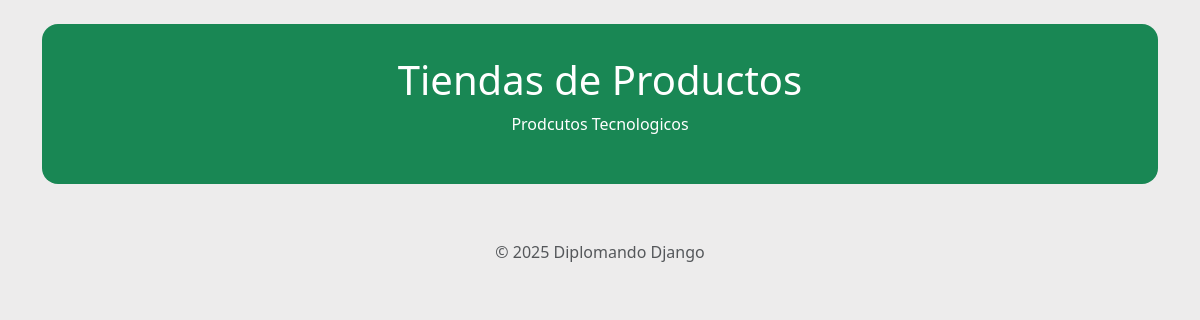
The app's page /, older data.
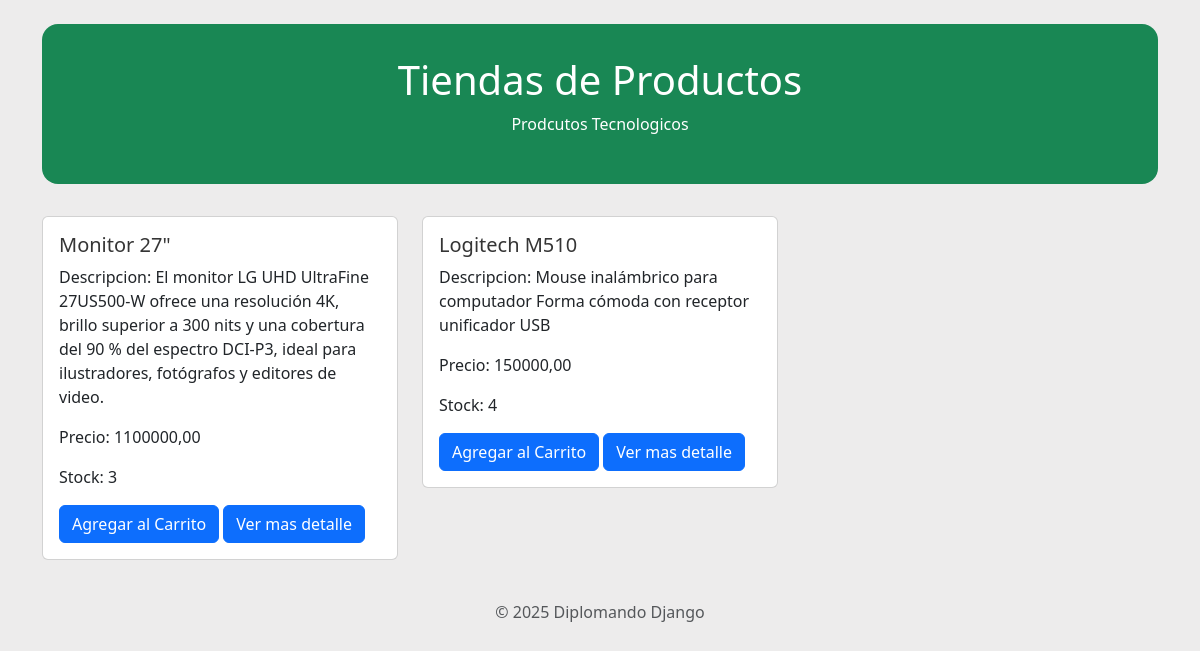
The same page, newer data.
### carrito/models.py (models this page shows, shortened)
class Producto(models.Model):
    nombre = models.CharField(max_length=100)
    descripcion = models.TextField(blank=True)
    precio = models.DecimalField(max_digits=10, decimal_places=2)
    cantidad = models.PositiveIntegerField()
    class Meta:
        verbose_name_plural = 'Productos'

### carrito/views.py (the view)
# urls.py: path('', views.index, name='index'),
def index(request):
    productos = Producto.objects.all()
    return render(request, 'index.html', {'productos': productos})

### carrito/templates/index.html (shortened to what this page needs)
{% load static %}
<!DOCTYPE html>
<html>
    <head>
        <link href="https://cdn.jsdelivr.net/npm/bootstrap@5.3.3/dist/css/bootstrap.min.css" rel="stylesheet">
        <link rel="stylesheet" href="{% static 'css/style.css' %}">
    </head>
    <body>
     <div class="container mt-4">
    <div class="jumbo">
      <h1>Tiendas de Productos</h1>
      <p>Prodcutos Tecnologicos</p>
    </div>
    <div class="row">
    {% for producto in productos %}
      <div class="col-md-4">
        <div class="card">
          <div class="card-body">
            <h5 class="card-title" style="color: rgb(53, 53, 53);">{{ producto.nombre }}</h5>
            <p class="card-text"> Descripcion: {{ producto.descripcion }} </p>
            <p class="card-text"> Precio: {{ producto.precio}} </p>
            <p class="card-text"> Stock: {{ producto.cantidad }} </p>
            <a href="#" class="btn btn-primary">Agregar al Carrito</a>
            <a href="#" class="btn btn-primary">Ver mas detalle</a>
          </div>
        </div>
      </div>
    {% endfor %}
    </div>
    <footer class="text-center mt-4 mb-2 text-muted">
      &copy; 2025 Diplomando Django
    </footer>
    </body>
</html>

### carrito/static/style.css (style rules this page uses)
body { background-color: #edecec; }
.card { margin-bottom: 1rem; }
.jumbo { background-color: #198754; color: white; padding: 2rem; border-radius: 1rem; margin-bottom: 2rem; text-align: center; }

Row changes from the older to the newer data that the page shows:
added Producto: nombre "Monitor 27\"", descripcion "El monitor LG UHD UltraFine 27US500-W ofrece una resolución 4K, brillo superior a 300 nits y una cobertura del 90 % del espectro DCI-P3, ideal para ilustradores, fotógrafos y editores de video.", precio "1100000,00", cantidad "3"
added Producto: nombre "Logitech M510", descripcion "Mouse inalámbrico para computador Forma cómoda con receptor unificador USB", precio "150000,00", cantidad "4"
